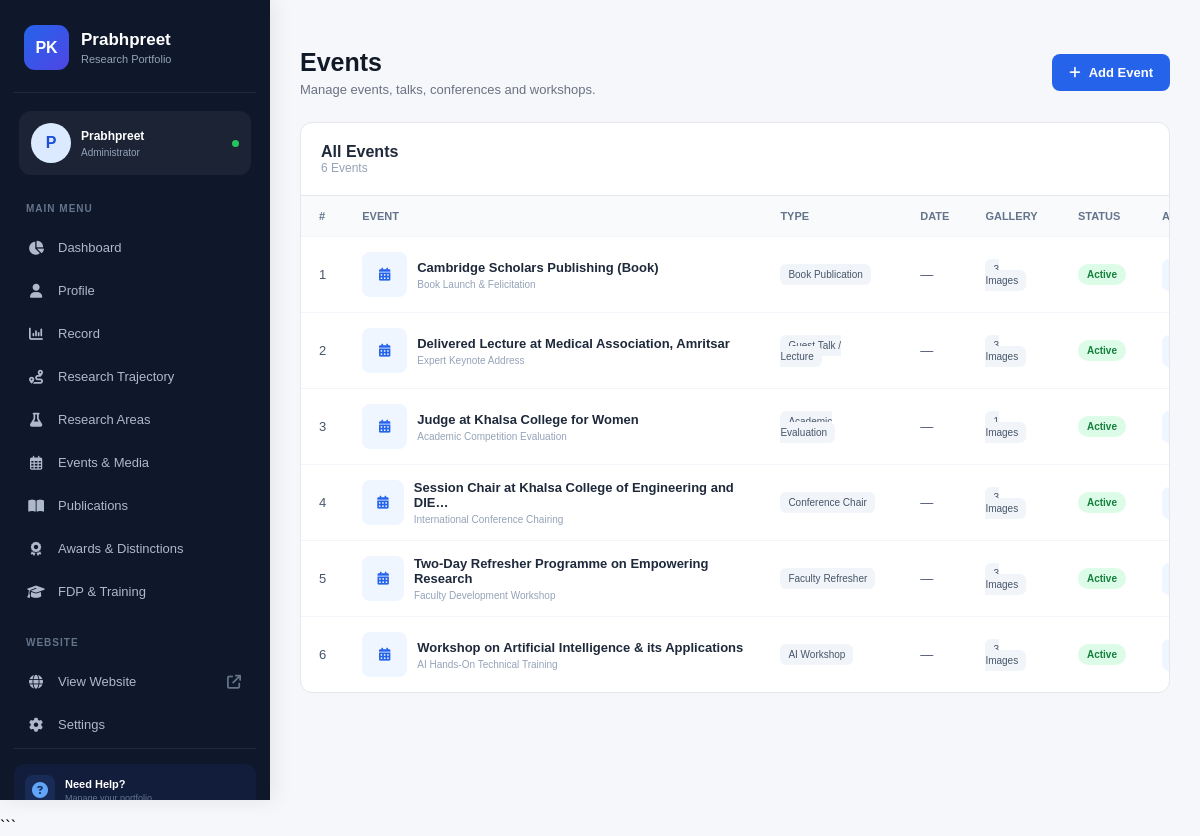
Screenshot of /events/ with the database file from the repository.
### myapp/models.py (models this page shows, shortened)
class Event(models.Model):
    EVENT_TYPES = [
        ('book', 'Book Publication'),
        ('lecture', 'Guest Talk / Lecture'),
        ('evaluation', 'Academic Evaluation'),
        ('conference', 'Conference Chair'),
        ('fdp', 'Faculty Refresher'),
        ('workshop', 'AI Workshop'),
        ('other', 'Other'),
    ]
    title = models.CharField(max_length=300)
    event_type = models.CharField( max_length=50,choices=EVENT_TYPES,default='other')
    description = models.TextField(blank=True)
    event_date = models.DateField(blank=True, null=True)
    cover_image = models.ImageField(upload_to='events/',blank=True,null=True)
    is_active = models.BooleanField(default=True)
    order = models.PositiveIntegerField(default=0)
    class Meta:
        ordering = ['order', '-event_date']

### myapp/views.py (the view)
# urls.py: path('events/', views.events, name='events'),
def events(request):
    events = Event.objects.all()
    return render(request, 'events.html', {'events': events})

### templates/events.html (shortened to what this page needs)
{% extends 'sidebar.html' %}
{% block content %}
<div class="page-header">
    <div>
        <h1>Events</h1>
        <p>Manage events, talks, conferences and workshops.</p>
    </div>
    <a href="{% url 'add_event' %}" class="add-btn"><i class="fa-solid fa-plus"></i> Add Event</a>
</div>
<div class="table-card">
    <div class="table-top">
        <h3>All Events</h3>
        <span>{{ events|length }} Events</span>
    </div>
    <div class="table-responsive">
        <table>
            <thead>
                <tr>
                    <th>#</th>
                    <th>Event</th>
                    <th>Type</th>
                    <th>Date</th>
                    <th>Gallery</th>
                    <th>Status</th>
                    <th>Action</th>
                </tr>
            </thead>
            <tbody>
                {% for event in events %}
                <tr>
                    <td>{{ forloop.counter }}</td>
                    <td>
                        <div class="event-info">
                            {% if event.cover_image %}
                            <img src="{{ event.cover_image.url }}" alt="{{ event.title }}">
                            {% else %}
                            <div class="event-icon"><i class="fa-solid fa-calendar-days"></i></div>
                            {% endif %}
                            <div>
                                <strong>{{ event.title|truncatechars:55 }}</strong>
                                <small>{{ event.description|truncatechars:50 }}</small>
                            </div>
                        </div>
                    </td>
                    <td><span class="type">{{ event.get_event_type_display }}</span></td>
                    <td>{{ event.event_date|date:"d M Y"|default:"—" }}</td>
                    <td><span class="gallery-count">{{ event.images.count }} Images</span></td>
                    <td>
                        {% if event.is_active %}
                        <span class="status active">Active</span>
                        {% else %}
                        <span class="status inactive">Inactive</span>
                        {% endif %}
                    </td>
                    <td>
                        <div class="actions">
                            <a href="{% url 'edit_event' event.id %}" class="edit"></a>
                        </div>
                    </td>
                </tr>
                {% empty %}
                <tr><td colspan="7" class="empty">No events found. <a href="{% url 'add_event' %}">Add Event</a></td></tr>
                {% endfor %}
            </tbody>
        </table>
    </div>
</div>
{% endblock %}

### templates/sidebar.html (shortened to what this page needs)
<!DOCTYPE html>
<html lang="en">
<head>
    <link rel="stylesheet" href="https://cdnjs.cloudflare.com/ajax/libs/font-awesome/6.5.2/css/all.min.css">
</head>
<body>
<aside class="sidebar">
    <div class="brand">
        <div class="brand-logo">PK</div>
        <div class="brand-text">
            <h2>Prabhpreet</h2>
            <p>Research Portfolio</p>
        </div>
    </div>
    <div class="profile">
        <div class="profile-img">P</div>
        <div class="profile-info">
            <h4>Prabhpreet</h4>
            <p>Administrator</p>
        </div>
        <div class="online"></div>
    </div>
    <div class="menu-title">MAIN MENU</div>
    <ul class="menu">
        <li><a href="{% url 'dashboard' %}"><i class="fa-solid fa-chart-pie"></i><span>Dashboard</span></a></li>
        <li><a href="{% url 'profile' %}"><i class="fa-solid fa-user"></i><span>Profile</span></a></li>
        <li><a href="{% url 'statistics' %}"><i class="fa-solid fa-chart-column"></i><span>Record</span></a></li>
        <li><a href="{% url 'research_trajectory' %}" class="nav-item"><i class="fa-solid fa-route"></i><span>Research Trajectory</span></a></li>
        <li><a href="{% url 'research_areas' %}" class="nav-item"><i class="fa-solid fa-flask"></i><span>Research Areas</span></a></li>
        <li><a href="{% url 'events' %}"><i class="fa-regular fa-calendar-days"></i><span>Events & Media</span></a></li>
        <li><a href="{% url 'publications' %}"><i class="fa-solid fa-book-open"></i><span>Publications</span></a></li>
        <li><a href="{% url 'awards' %}"><i class="fa-solid fa-award"></i><span>Awards & Distinctions</span></a></li>
        <li><a href="{% url 'training' %}"><i class="fa-solid fa-graduation-cap"></i><span>FDP & Training</span></a></li>
    </ul>
    <div class="menu-title website-title">WEBSITE</div>
    <ul class="menu">
        <li><a href="#"><i class="fa-solid fa-globe"></i><span>View Website</span><i class="fa-solid fa-arrow-up-right-from-square external"></i></a></li>
        <li><a href="#"><i class="fa-solid fa-gear"></i><span>Settings</span></a></li>
    </ul>
    <div class="bottom">
        <div class="help">
            <div class="help-icon"><i class="fa-solid fa-circle-question"></i></div>
            <div>
                <strong>Need Help?</strong>
                <span>Manage your portfolio</span>
            </div>
        </div>
    </div>
</aside>
<main class="main-content">
    {% block content %}
    {% endblock %}
</main>
</body>
</html>

### templates/sidebar.html (style rules this page uses)
* { margin:0;padding:0;box-sizing:border-box }
body { font-family:Arial,sans-serif;background:#f5f7fb }
.sidebar { width:270px;height:100vh;position:fixed;left:0;top:0;background:#0f172a;color:white;padding:20px 14px;display:flex;flex-direction:column;overflow-y:auto;box-shadow:4px 0 20px rgba(0,0,0,.08) }
.brand { display:flex;align-items:center;gap:12px;padding:5px 10px 22px;border-bottom:1px solid rgba(255,255,255,.08) }
.brand-logo { width:45px;height:45px;border-radius:11px;background:linear-gradient(135deg,#2563eb,#4f46e5);display:flex;align-items:center;justify-content:center;font-size:16px;font-weight:bold }
.brand-text h2 { font-size:17px;font-weight:600 }
.brand-text p { color:#94a3b8;font-size:11px;margin-top:3px }
.profile { margin:18px 5px;padding:12px;background:rgba(255,255,255,.05);border-radius:12px;display:flex;align-items:center;gap:10px }
.profile-img { width:40px;height:40px;border-radius:50%;background:#dbeafe;color:#1d4ed8;display:flex;align-items:center;justify-content:center;font-weight:bold }
.profile-info h4 { font-size:12px }
.profile-info p { font-size:10px;color:#94a3b8;margin-top:4px }
.online { width:7px;height:7px;background:#22c55e;border-radius:50%;margin-left:auto }
.menu-title { font-size:10px;color:#64748b;font-weight:bold;letter-spacing:1px;margin:10px 12px }
.menu { list-style:none }
.menu li { margin:4px 0 }
.menu a { text-decoration:none;color:#aeb9c9;display:flex;align-items:center;gap:12px;padding:12px;border-radius:9px;font-size:13px;transition:.25s }
.menu a i { width:20px;text-align:center;font-size:14px }
.website-title { margin-top:22px }
.external { margin-left:auto;font-size:9px;color:#64748b }
.bottom { margin-top:auto;padding-top:15px;border-top:1px solid rgba(255,255,255,.08) }
.help { background:rgba(37,99,235,.08);border-radius:10px;padding:11px;display:flex;align-items:center;gap:10px;margin-bottom:10px }
.help-icon { width:30px;height:30px;border-radius:8px;background:rgba(59,130,246,.15);color:#60a5fa;display:flex;align-items:center;justify-content:center }
.help strong { display:block;font-size:11px }
.help span { display:block;font-size:9px;color:#64748b;margin-top:3px }
.main-content { margin-left:270px;padding:30px;min-height:100vh }

### templates/events.html (style rules this page uses)
.page-header { display:flex;align-items:center;justify-content:space-between;margin-bottom:25px }
.page-header h1 { font-size:25px;color:#111827 }
.page-header p { font-size:13px;color:#6b7280;margin-top:5px }
.add-btn { display:inline-flex;align-items:center;gap:8px;background:#2563eb;color:#fff;padding:11px 17px;border-radius:8px;text-decoration:none;font-size:13px;font-weight:600 }
.table-card { background:#fff;border:1px solid #e5e7eb;border-radius:12px;overflow:hidden }
.table-top { padding:20px;border-bottom:1px solid #e5e7eb }
.table-top h3 { font-size:16px;color:#1e293b }
.table-top span { font-size:12px;color:#94a3b8 }
.table-responsive { overflow-x:auto }
table { width:100%;min-width:950px;border-collapse:collapse }
th { padding:14px 18px;background:#f8fafc;color:#64748b;text-align:left;font-size:11px;text-transform:uppercase }
td { padding:15px 18px;border-top:1px solid #f1f5f9;color:#475569;font-size:13px }
.event-info { display:flex;align-items:center;gap:10px }
.event-info img,.event-icon { width:45px;height:45px;border-radius:8px;object-fit:cover }
.event-icon { background:#eff6ff;color:#2563eb;display:flex;align-items:center;justify-content:center }
.event-info strong { display:block;color:#1e293b }
.event-info small { display:block;color:#94a3b8;font-size:10px;margin-top:4px }
.type,.gallery-count { background:#f1f5f9;color:#475569;padding:5px 8px;border-radius:6px;font-size:10px }
.status { padding:5px 9px;border-radius:20px;font-size:10px;font-weight:600 }
.active { background:#dcfce7;color:#15803d }
.actions { display:flex;gap:7px }
.actions a { width:32px;height:32px;display:flex;align-items:center;justify-content:center;border-radius:7px;text-decoration:none }
.edit { background:#eff6ff;color:#2563eb }

### rows the page displays
Event: title "Cambridge Scholars Publishing (Book)", description "Book Launch & Felicitation", event_type "Book Publication", event_date "—", images.count "3", is_active "Active"
Event: title "Delivered Lecture at Medical Association, Amritsar", description "Expert Keynote Address", event_type "Guest Talk / Lecture", event_date "—", images.count "3", is_active "Active"
Event: title "Judge at Khalsa College for Women", description "Academic Competition Evaluation", event_type "Academic Evaluation", event_date "—", images.count "1", is_active "Active"
Event: title "Session Chair at Khalsa College of Engineering and DIE…", description "International Conference Chairing", event_type "Conference Chair", event_date "—", images.count "3", is_active "Active"
Event: title "Two-Day Refresher Programme on Empowering Research", description "Faculty Development Workshop", event_type "Faculty Refresher", event_date "—", images.count "3", is_active "Active"
Event: title "Workshop on Artificial Intelligence & its Applications", description "AI Hands-On Technical Training", event_type "AI Workshop", event_date "—", images.count "3", is_active "Active"

### other values shown
{{ events|length }} "6"
